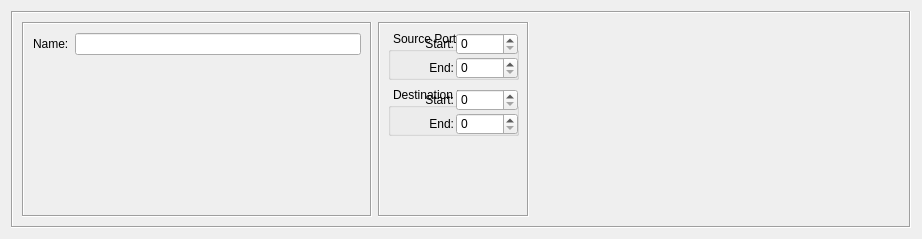
<?xml version="1.0" encoding="UTF-8"?>
<ui version="4.0">
 <class>UDPServiceDialog_q</class>
 <widget class="QWidget" name="UDPServiceDialog_q">
  <property name="enabled">
   <bool>true</bool>
  </property>
  <property name="geometry">
   <rect>
    <x>0</x>
    <y>0</y>
    <width>922</width>
    <height>239</height>
   </rect>
  </property>
  <property name="sizePolicy">
   <sizepolicy hsizetype="Minimum" vsizetype="Preferred">
    <horstretch>0</horstretch>
    <verstretch>0</verstretch>
   </sizepolicy>
  </property>
  <property name="windowTitle">
   <string>UDP</string>
  </property>
  <layout class="QGridLayout" name="gridLayout">
   <item row="0" column="0">
    <widget class="QFrame" name="frame7">
     <property name="frameShape">
      <enum>QFrame::Box</enum>
     </property>
     <property name="frameShadow">
      <enum>QFrame::Sunken</enum>
     </property>
     <layout class="QHBoxLayout" name="horizontalLayout">
      <item>
       <widget class="QFrame" name="frame28">
        <property name="sizePolicy">
         <sizepolicy hsizetype="Fixed" vsizetype="Preferred">
          <horstretch>0</horstretch>
          <verstretch>0</verstretch>
         </sizepolicy>
        </property>
        <property name="minimumSize">
         <size>
          <width>350</width>
          <height>0</height>
         </size>
        </property>
        <property name="maximumSize">
         <size>
          <width>350</width>
          <height>16777215</height>
         </size>
        </property>
        <property name="frameShape">
         <enum>QFrame::Box</enum>
        </property>
        <property name="frameShadow">
         <enum>QFrame::Sunken</enum>
        </property>
        <layout class="QGridLayout" name="gridLayout_2">
         <item row="0" column="0">
          <widget class="QLabel" name="textLabel1">
           <property name="text">
            <string>Name:</string>
           </property>
           <property name="wordWrap">
            <bool>false</bool>
           </property>
          </widget>
         </item>
         <item row="0" column="1">
          <widget class="QLineEdit" name="obj_name">
           <property name="sizePolicy">
            <sizepolicy hsizetype="Preferred" vsizetype="Fixed">
             <horstretch>200</horstretch>
             <verstretch>0</verstretch>
            </sizepolicy>
           </property>
           <property name="minimumSize">
            <size>
             <width>0</width>
             <height>0</height>
            </size>
           </property>
          </widget>
         </item>
         <item row="1" column="1">
          <spacer name="verticalSpacer_2">
           <property name="orientation">
            <enum>Qt::Vertical</enum>
           </property>
           <property name="sizeHint" stdset="0">
            <size>
             <width>20</width>
             <height>150</height>
            </size>
           </property>
          </spacer>
         </item>
        </layout>
       </widget>
      </item>
      <item>
       <widget class="QFrame" name="frame27">
        <property name="sizePolicy">
         <sizepolicy hsizetype="Preferred" vsizetype="Preferred">
          <horstretch>0</horstretch>
          <verstretch>0</verstretch>
         </sizepolicy>
        </property>
        <property name="frameShape">
         <enum>QFrame::Box</enum>
        </property>
        <property name="frameShadow">
         <enum>QFrame::Sunken</enum>
        </property>
        <layout class="QGridLayout">
         <property name="horizontalSpacing">
          <number>2</number>
         </property>
         <property name="verticalSpacing">
          <number>8</number>
         </property>
         <property name="margin">
          <number>8</number>
         </property>
         <item row="0" column="0">
          <widget class="QGroupBox" name="groupBox1">
           <property name="styleSheet">
            <string notr="true">QGroupBox {
	margin-top: 1ex;
	padding-top: 1ex;
	padding-bottom: 0px;
	padding-left: 2px;
}

QGroupBox::title {  
	subcontrol-origin: margin;
	subcontrol-position: top left;
	padding: 0 3px;
}

QSpinBox {
	margin: 0px;
	padding: 0px;
}
</string>
           </property>
           <property name="title">
            <string>Source Port Range</string>
           </property>
           <layout class="QGridLayout">
            <property name="margin">
             <number>0</number>
            </property>
            <property name="spacing">
             <number>2</number>
            </property>
            <item row="0" column="0">
             <widget class="QLabel" name="textLabel3">
              <property name="text">
               <string>Start:</string>
              </property>
              <property name="alignment">
               <set>Qt::AlignRight|Qt::AlignTrailing|Qt::AlignVCenter</set>
              </property>
              <property name="wordWrap">
               <bool>false</bool>
              </property>
             </widget>
            </item>
            <item row="0" column="1">
             <widget class="QSpinBox" name="ss">
              <property name="buttonSymbols">
               <enum>QAbstractSpinBox::UpDownArrows</enum>
              </property>
              <property name="maximum">
               <number>65535</number>
              </property>
             </widget>
            </item>
            <item row="1" column="0">
             <widget class="QLabel" name="textLabel3_2">
              <property name="text">
               <string>End:</string>
              </property>
              <property name="alignment">
               <set>Qt::AlignRight|Qt::AlignTrailing|Qt::AlignVCenter</set>
              </property>
              <property name="wordWrap">
               <bool>false</bool>
              </property>
             </widget>
            </item>
            <item row="1" column="1">
             <widget class="QSpinBox" name="se">
              <property name="buttonSymbols">
               <enum>QAbstractSpinBox::UpDownArrows</enum>
              </property>
              <property name="maximum">
               <number>65535</number>
              </property>
             </widget>
            </item>
           </layout>
          </widget>
         </item>
         <item row="1" column="0">
          <widget class="QGroupBox" name="groupBox1_2">
           <property name="styleSheet">
            <string notr="true">QGroupBox {
	margin-top: 1ex;
	padding-top: 1ex;
	padding-bottom: 0px;
	padding-left: 2px;
}

QGroupBox::title {  
	subcontrol-origin: margin;
	subcontrol-position: top left;
	padding: 0 3px;
}

QSpinBox {
	margin: 0px;
	padding: 0px;
}
</string>
           </property>
           <property name="title">
            <string>Destination Port Range</string>
           </property>
           <layout class="QGridLayout">
            <property name="margin">
             <number>0</number>
            </property>
            <property name="spacing">
             <number>2</number>
            </property>
            <item row="0" column="0">
             <widget class="QLabel" name="textLabel3_3">
              <property name="text">
               <string>Start:</string>
              </property>
              <property name="alignment">
               <set>Qt::AlignRight|Qt::AlignTrailing|Qt::AlignVCenter</set>
              </property>
              <property name="wordWrap">
               <bool>false</bool>
              </property>
             </widget>
            </item>
            <item row="0" column="1">
             <widget class="QSpinBox" name="ds">
              <property name="buttonSymbols">
               <enum>QAbstractSpinBox::UpDownArrows</enum>
              </property>
              <property name="maximum">
               <number>65535</number>
              </property>
             </widget>
            </item>
            <item row="1" column="0">
             <widget class="QLabel" name="textLabel3_2_2">
              <property name="text">
               <string>End:</string>
              </property>
              <property name="alignment">
               <set>Qt::AlignRight|Qt::AlignTrailing|Qt::AlignVCenter</set>
              </property>
              <property name="wordWrap">
               <bool>false</bool>
              </property>
             </widget>
            </item>
            <item row="1" column="1">
             <widget class="QSpinBox" name="de">
              <property name="buttonSymbols">
               <enum>QAbstractSpinBox::UpDownArrows</enum>
              </property>
              <property name="maximum">
               <number>65535</number>
              </property>
             </widget>
            </item>
           </layout>
          </widget>
         </item>
         <item row="2" column="0">
          <spacer name="verticalSpacer">
           <property name="orientation">
            <enum>Qt::Vertical</enum>
           </property>
           <property name="sizeHint" stdset="0">
            <size>
             <width>20</width>
             <height>40</height>
            </size>
           </property>
          </spacer>
         </item>
        </layout>
       </widget>
      </item>
      <item>
       <widget class="CommentKeywords" name="commentKeywords" native="true">
        <property name="sizePolicy">
         <sizepolicy hsizetype="Expanding" vsizetype="Expanding">
          <horstretch>0</horstretch>
          <verstretch>0</verstretch>
         </sizepolicy>
        </property>
       </widget>
      </item>
     </layout>
    </widget>
   </item>
  </layout>
 </widget>
 <customwidgets>
  <customwidget>
   <class>CommentKeywords</class>
   <extends>QWidget</extends>
   <header>CommentKeywords.h</header>
   <container>1</container>
  </customwidget>
 </customwidgets>
 <tabstops>
  <tabstop>obj_name</tabstop>
  <tabstop>ss</tabstop>
  <tabstop>se</tabstop>
  <tabstop>ds</tabstop>
  <tabstop>de</tabstop>
 </tabstops>
 <resources>
  <include location="MainRes.qrc"/>
 </resources>
 <connections/>
</ui>
